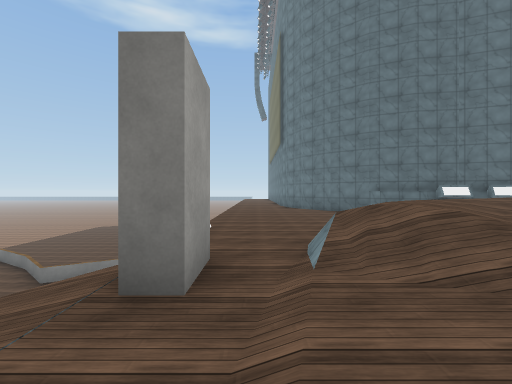
view 1 (above)

19 first-person views from a walk through a scene from a Unity 3-D project. The camera is 1.4 m above the floor, looks level and sees 90° across. The floor is counted in squares, 2 m on a side. Each view is taken from the middle of a square. On the plan, view 1 faces up. The plan holds only what a view shows up to about 9 squares ahead; the rest is blank. The place goes on beyond the plan. The player character is not drawn. Surface patterns are stand-ins for the level's own textures.

view 2
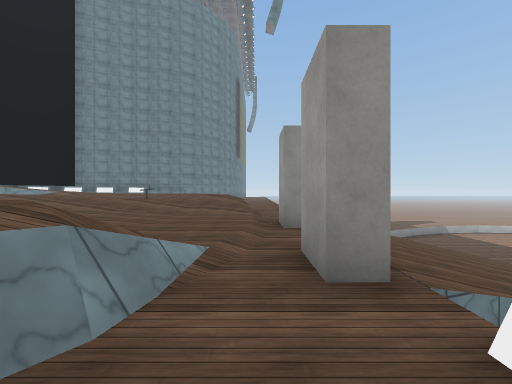

view 3
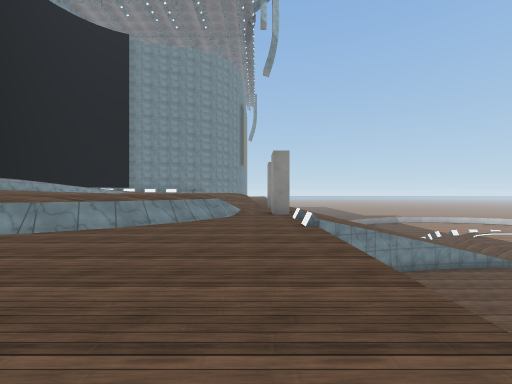

view 4
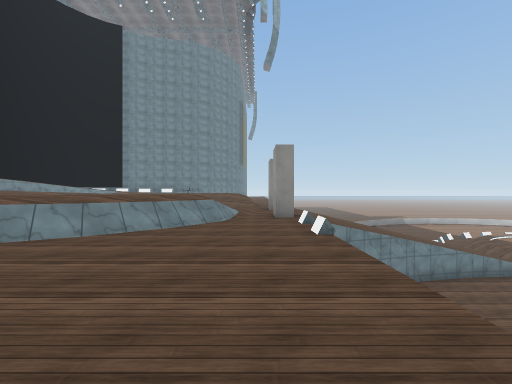

view 5
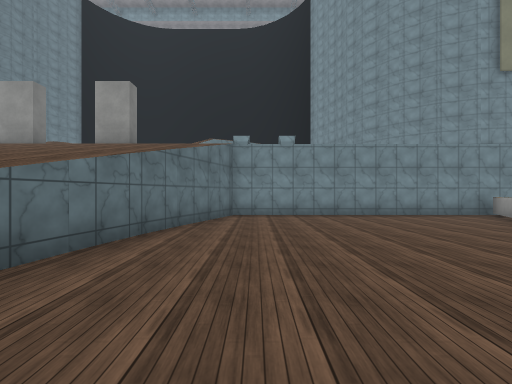

view 6
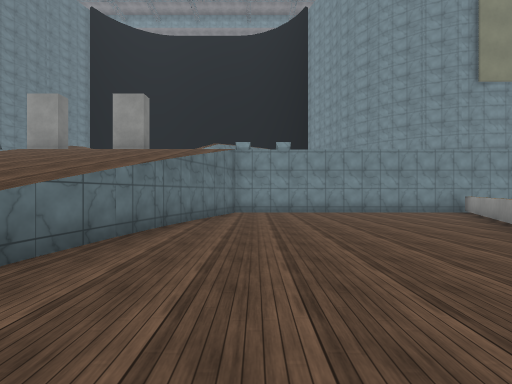

view 7
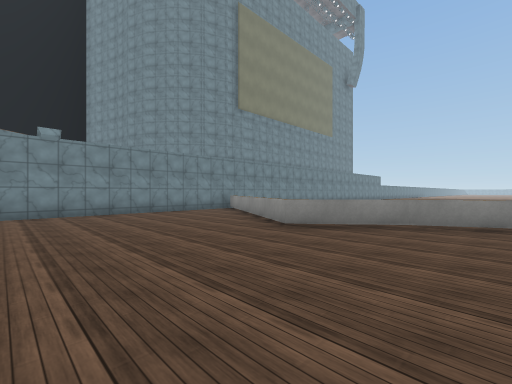

view 8
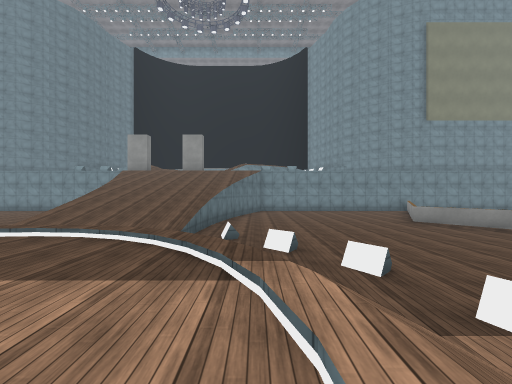

view 9
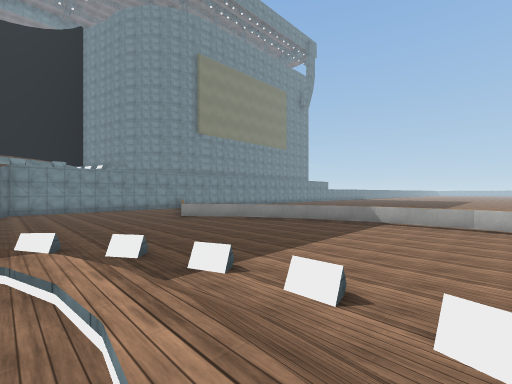

view 10
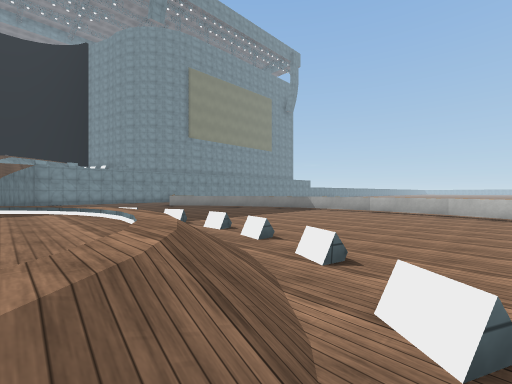

view 11
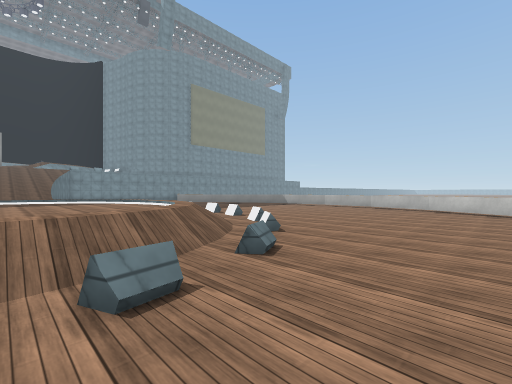

view 12
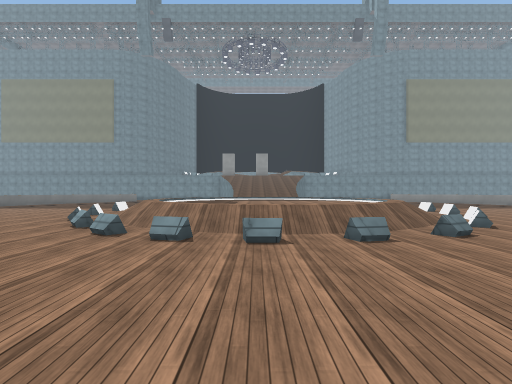

view 13
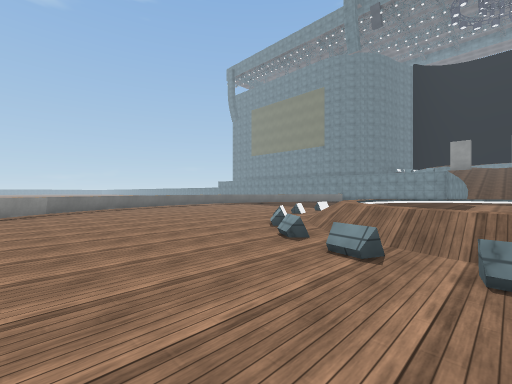

view 14
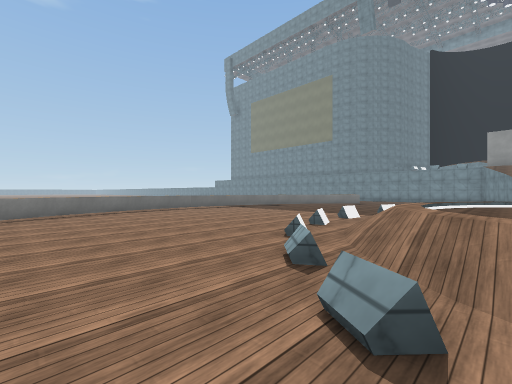

view 15
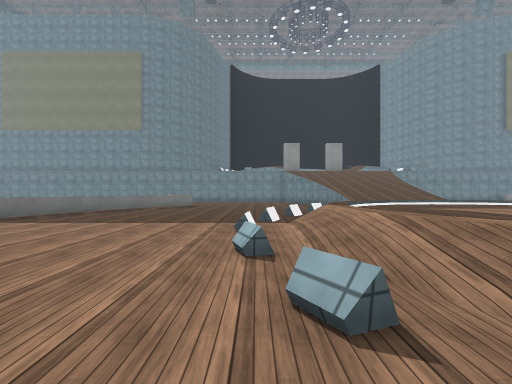

view 16
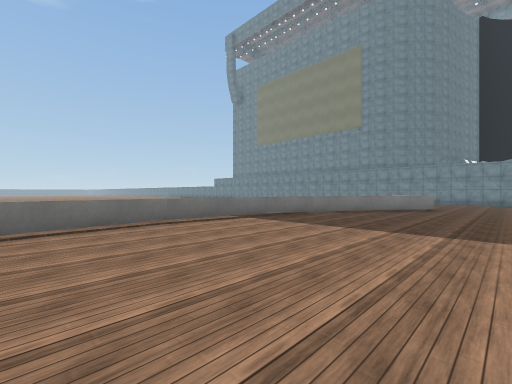

view 17
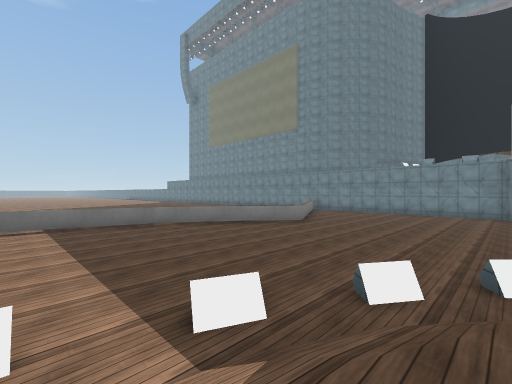

view 18
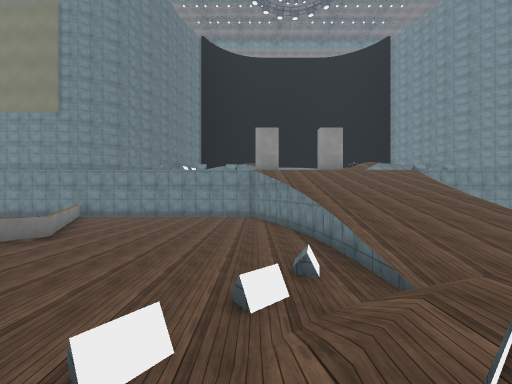

view 19
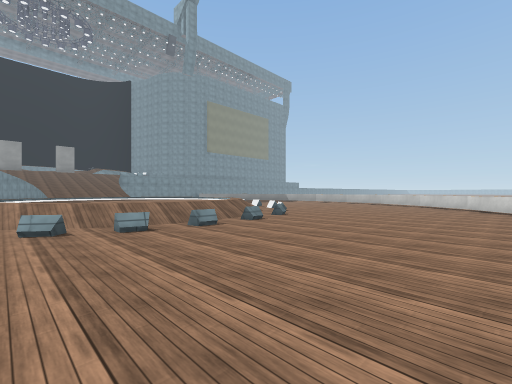

### Floor plan
Key: @ floor where view 1 was taken; # wall or solid block; x gap in a wall; . main floor; : floor 0.75 m higher than the main floor; + floor 4.25 m higher than the main floor; * floor 4.5 m higher than the main floor; % floor 4.75 m higher than the main floor; / step, stairs or slope; = window, fence, low wall or low ledge; v drop or lower ground.
Columns run from 25 left of view 1 to 3 right of it. Each row starts with its distance up from view 1.
 12       ..=====.
 11     .===.....==#         +
 10   .==..........==.   =  +++
  9   =..............=#==.  ++++
  8   ................=...  +++++
  7   ....................  +++++
  6   ....................  /+++=
  5   ......==.==.......... /++=v
  4   ....=./////.=.........#+=#/
  3 ......=////////=......./x+=//
  2 .....=//::::://.=...////#+//
  1 ...../// :::::////////////**
  0 .....=/  ::::://////////#@**%
 -1 ....../::::::://////////#/**%
 -2 .....=//::::::///////////////
 -3 .....=//::::://.=../////+=//=
 -4 ......=///:////=......./##
 -5 ......=./////...........##=
 -6 ........=/=.==..........#
 -7 ........................+
 -8 =.......................+
 -9 #= ...............=.....+
-10    ..............=#==...+
-11    ==...........=.   ==.x
-12     .===.....===       ==
-13       ##=====#

Where each view was taken, in squares from view 1:
view 1: 0 up, 0 right, facing up
view 2: 5 up, 0 right, facing down
view 3: 11 up, 0 right, facing down
view 4: 10 up, 0 right, facing down
view 5: 5 down, 9 left, facing right
view 6: 5 down, 10 left, facing right
view 7: 5 down, 10 left, facing down-right
view 8: 4 down, 15 left, facing right
view 9: 4 down, 16 left, facing down-right
view 10: 3 down, 19 left, facing down-right
view 11: 1 down, 22 left, facing down-right
view 12: 0 up, 24 left, facing right
view 13: 0 up, 23 left, facing up-right
view 14: 2 up, 21 left, facing up-right
view 15: 5 up, 19 left, facing right
view 16: 6 up, 18 left, facing up-right
view 17: 3 up, 14 left, facing up-right
view 18: 3 up, 13 left, facing right
view 19: 3 up, 25 left, facing down-right
